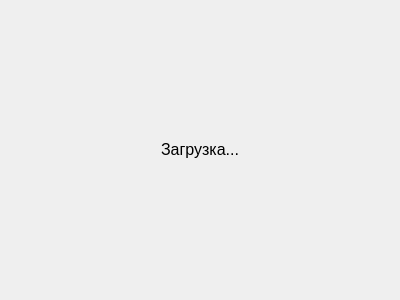
<?xml version="1.0" encoding="UTF-8"?>
<ui version="4.0">
 <class>Form</class>
 <widget class="QWidget" name="Form">
  <property name="geometry">
   <rect>
    <x>0</x>
    <y>0</y>
    <width>400</width>
    <height>300</height>
   </rect>
  </property>
  <property name="windowTitle">
   <string>Form</string>
  </property>
  <layout class="QVBoxLayout" name="verticalLayout">
   <item>
    <widget class="QLabel" name="label">
     <property name="sizePolicy">
      <sizepolicy hsizetype="Preferred" vsizetype="Fixed">
       <horstretch>0</horstretch>
       <verstretch>0</verstretch>
      </sizepolicy>
     </property>
     <property name="font">
      <font>
       <family>Segoe UI</family>
       <pointsize>12</pointsize>
      </font>
     </property>
     <property name="text">
      <string>Загрузка...</string>
     </property>
     <property name="textFormat">
      <enum>Qt::RichText</enum>
     </property>
     <property name="alignment">
      <set>Qt::AlignCenter</set>
     </property>
    </widget>
   </item>
  </layout>
 </widget>
 <resources/>
 <connections/>
</ui>
